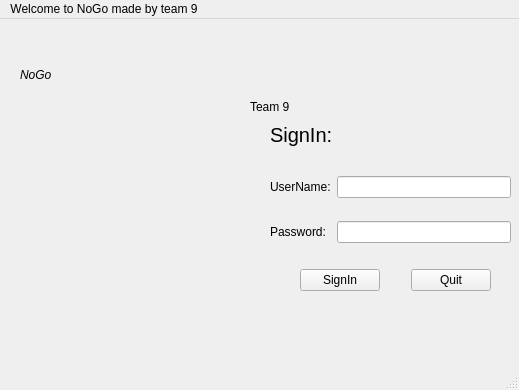
<?xml version="1.0" encoding="UTF-8"?>
<ui version="4.0">
 <class>SignInWindow</class>
 <widget class="QMainWindow" name="SignInWindow">
  <property name="geometry">
   <rect>
    <x>0</x>
    <y>0</y>
    <width>519</width>
    <height>390</height>
   </rect>
  </property>
  <property name="windowTitle">
   <string>MainWindow</string>
  </property>
  <widget class="QWidget" name="centralwidget">
   <widget class="QLabel" name="label_KeJie">
    <property name="geometry">
     <rect>
      <x>10</x>
      <y>110</y>
      <width>251</width>
      <height>201</height>
     </rect>
    </property>
    <property name="text">
     <string/>
    </property>
    <property name="pixmap">
     <pixmap resource="img.qrc">:/img/img/KeJie.jpg</pixmap>
    </property>
   </widget>
   <widget class="QLabel" name="label_NoGo">
    <property name="geometry">
     <rect>
      <x>20</x>
      <y>20</y>
      <width>231</width>
      <height>71</height>
     </rect>
    </property>
    <property name="styleSheet">
     <string notr="true">font: 50pt &quot;Papyrus&quot;;
font-style:italic;</string>
    </property>
    <property name="text">
     <string>NoGo</string>
    </property>
   </widget>
   <widget class="QLabel" name="label_SignIn">
    <property name="geometry">
     <rect>
      <x>270</x>
      <y>100</y>
      <width>91</width>
      <height>31</height>
     </rect>
    </property>
    <property name="styleSheet">
     <string notr="true">font-size:20px</string>
    </property>
    <property name="text">
     <string>SignIn:</string>
    </property>
   </widget>
   <widget class="QLabel" name="label_Team9">
    <property name="geometry">
     <rect>
      <x>250</x>
      <y>80</y>
      <width>91</width>
      <height>16</height>
     </rect>
    </property>
    <property name="styleSheet">
     <string notr="true">
font: italic 30pt &quot;Palace Script MT&quot;;</string>
    </property>
    <property name="text">
     <string>Team 9</string>
    </property>
   </widget>
   <widget class="QWidget" name="">
    <property name="geometry">
     <rect>
      <x>270</x>
      <y>140</y>
      <width>241</width>
      <height>101</height>
     </rect>
    </property>
    <layout class="QGridLayout" name="gridLayout">
     <item row="0" column="0">
      <widget class="QLabel" name="label_UserName">
       <property name="text">
        <string>UserName:</string>
       </property>
       <property name="buddy">
        <cstring>lineEdit_UserName</cstring>
       </property>
      </widget>
     </item>
     <item row="0" column="1">
      <widget class="QLineEdit" name="lineEdit_UserName"/>
     </item>
     <item row="1" column="0">
      <widget class="QLabel" name="label_Password">
       <property name="text">
        <string>Password:</string>
       </property>
       <property name="buddy">
        <cstring>lineEdit_Password</cstring>
       </property>
      </widget>
     </item>
     <item row="1" column="1">
      <widget class="QLineEdit" name="lineEdit_Password">
       <property name="echoMode">
        <enum>QLineEdit::Password</enum>
       </property>
      </widget>
     </item>
    </layout>
   </widget>
   <widget class="QWidget" name="">
    <property name="geometry">
     <rect>
      <x>300</x>
      <y>250</y>
      <width>191</width>
      <height>22</height>
     </rect>
    </property>
    <layout class="QHBoxLayout" name="horizontalLayout">
     <item>
      <widget class="QPushButton" name="pushButton">
       <property name="text">
        <string>SignIn</string>
       </property>
      </widget>
     </item>
     <item>
      <spacer name="horizontalSpacer">
       <property name="orientation">
        <enum>Qt::Horizontal</enum>
       </property>
       <property name="sizeType">
        <enum>QSizePolicy::Maximum</enum>
       </property>
       <property name="sizeHint" stdset="0">
        <size>
         <width>40</width>
         <height>20</height>
        </size>
       </property>
      </spacer>
     </item>
     <item>
      <widget class="QPushButton" name="pushButton_2">
       <property name="text">
        <string>Quit</string>
       </property>
      </widget>
     </item>
    </layout>
   </widget>
  </widget>
  <widget class="QMenuBar" name="menubar">
   <property name="geometry">
    <rect>
     <x>0</x>
     <y>0</y>
     <width>519</width>
     <height>17</height>
    </rect>
   </property>
   <widget class="QMenu" name="menuWelcome_to_NoGo_made_by_team_9">
    <property name="title">
     <string>Welcome to NoGo made by team 9</string>
    </property>
   </widget>
   <addaction name="menuWelcome_to_NoGo_made_by_team_9"/>
  </widget>
  <widget class="QStatusBar" name="statusbar"/>
 </widget>
 <resources>
  <include location="img.qrc"/>
 </resources>
 <connections>
  <connection>
   <sender>pushButton_2</sender>
   <signal>clicked()</signal>
   <receiver>SignInWindow</receiver>
   <slot>close()</slot>
   <hints>
    <hint type="sourcelabel">
     <x>446</x>
     <y>280</y>
    </hint>
    <hint type="destinationlabel">
     <x>463</x>
     <y>300</y>
    </hint>
   </hints>
  </connection>
 </connections>
</ui>
